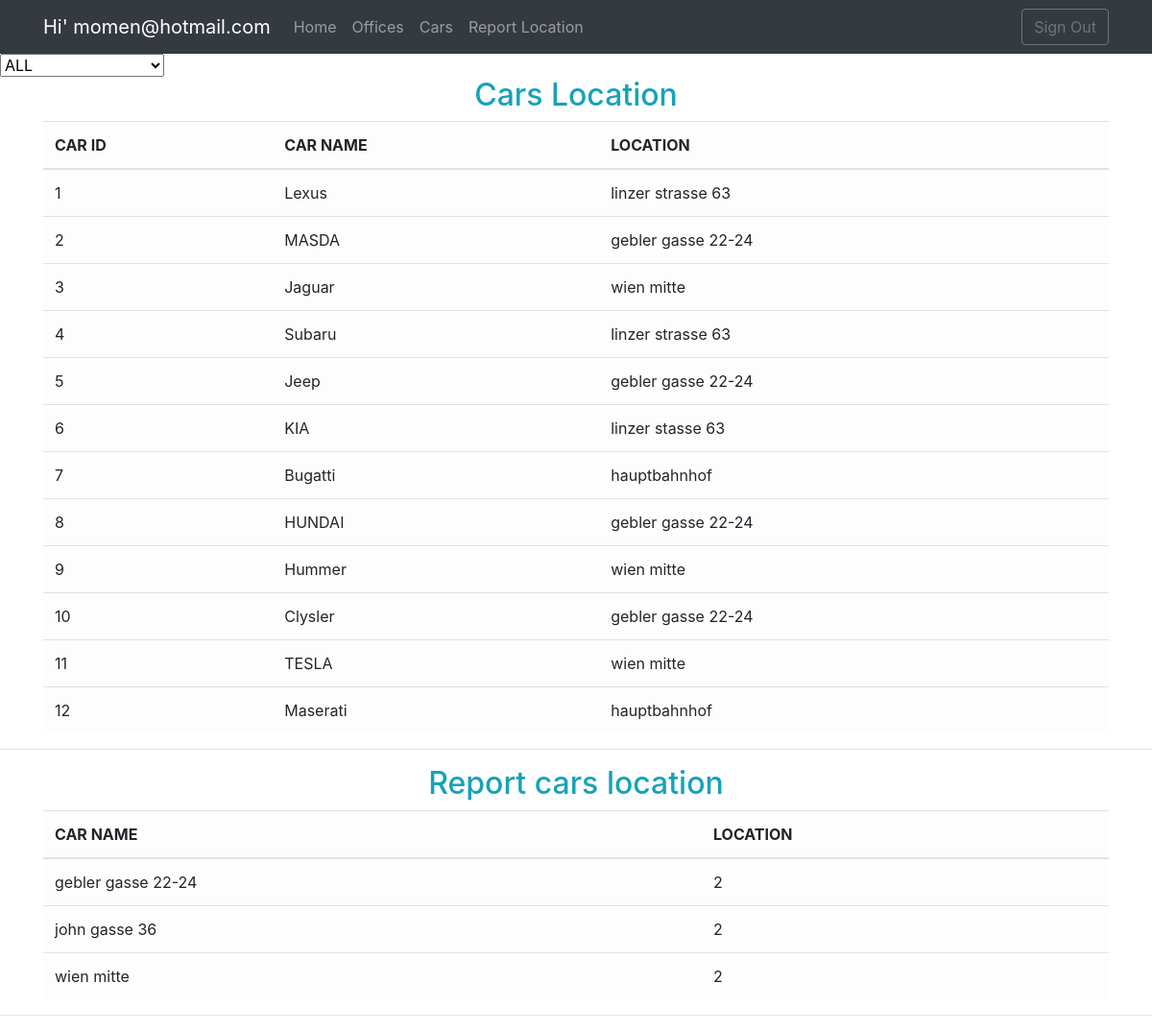
Page /cars_location.php (signed in) on the committed database.
### tables this page shows
CREATE TABLE `user` (
  `user_id` int(11) NOT NULL,
  `userName` varchar(50) DEFAULT NULL,
  `userEmail` varchar(50) DEFAULT NULL,
  `userPass` varchar(255) DEFAULT NULL
);

CREATE TABLE `cars` (
  `car_id` int(11) NOT NULL,
  `name` varchar(40) DEFAULT NULL,
  `type` varchar(40) DEFAULT NULL,
  `status` enum('available','reserved') DEFAULT NULL,
  `module` varchar(40) DEFAULT NULL,
  `color` varchar(20) DEFAULT NULL,
  `location` varchar(100) NOT NULL,
  `fk_agency_id` int(11) DEFAULT NULL
);

### cars_location.php (the view, shortened to what this page needs)
<?php
require_once 'dbconnect.php';
$res=mysqli_query($conn, "SELECT * FROM `user` WHERE user_id=".$_SESSION['user']);
$userRow=mysqli_fetch_array($res, MYSQLI_ASSOC);
    if( $_GET['select']==""){
        $filter = "";
    }
    $cars = "SELECT cars.car_id, cars.name ,cars.location FROM cars $filter";
    ?>
    <!DOCTYPE html>
    <html>
    <head>
        <link rel="stylesheet" href="https://maxcdn.bootstrapcdn.com/bootstrap/4.0.0/css/bootstrap.min.css">
        <link rel="stylesheet" href="https://use.fontawesome.com/releases/v5.0.12/css/all.css">
        <link rel="stylesheet" href="https://use.fontawesome.com/releases/v5.0.13/css/all.css">
    </head>
    <body>
        <nav class="navbar navbar-expand-lg navbar-dark bg-dark" role="navigation">
            <div class="container">
                <a class="navbar-brand" href="#">Hi' <?php echo $userRow['userEmail']; ?></a>
                   <div class="collapse navbar-collapse" id="exCollapsingNavbar">
            <ul class="nav navbar-nav">
                <li class="nav-item"><a href="home.php" class="nav-link">Home</a></li>
                <li class="nav-item"><a href="office_list.php" class="nav-link">Offices</a></li>
                <li class="nav-item"><a href="cars_list.php" class="nav-link">Cars</a></li>
                <li class="nav-item"><a href="cars_location.php" class="nav-link">Report Location</a></li>
            </ul>
                <ul class="nav navbar-nav flex-row justify-content-between ml-auto">
                    <a href="logout.php?logout">
                        <button type="button" id="dropdownMenu1" class="btn btn-outline-secondary">Sign Out</button>
                    </a>
                </ul>
            </div>
            </div>
        </nav>
<form method="get" name="filter" action='<?php echo $_SERVER['PHP_SELF']; ?>'>
    <select id="demo" name="select" onchange="this.form.submit()">
         <option value="">ALL</option>
    </select>
</form>
        <?php
			$result = mysqli_query($conn,$cars);
           if ($result->num_rows > 0) {
	 echo"	<div class ='container'>
	 <h2 class='text-info text-center'>Cars Location</h2>
		    <table class='table table-light'>
			  <thead>
			    <tr>
			      <th scope='col'>CAR ID</th>
			      <th scope='col'>CAR NAME</th>
			      <th scope='col'>LOCATION</th>
			    </tr>
			  </thead>";
		    while($row = mysqli_fetch_array($result)) {
echo"<tr><td>{$row['car_id']}</td><td>{$row['name']}</td><td>{$row['location']}</td></tr>";
		}
		echo "</table></div><hr>";
		} else {
		    echo "0 results";
		}
       $query = "SELECT customer.location, count(customer.location) as 'num' FROM customer GROUP BY customer.location";
       $result = mysqli_query($conn,$query);
       if ($result->num_rows > 0) {
     echo"  <div class ='container'>
     <h2 class='text-info text-center'>Report cars location</h2>
            <table class='table table-light'>
              <thead>
                <tr>
                  <th scope='col'>CAR NAME</th>
                  <th scope='col'>LOCATION</th>
                </tr>
              </thead>";
            while($row = mysqli_fetch_array($result)) {
echo"<tr><td>{$row['location']}</td><td>{$row['num']}</td></tr>";
        }
        echo "</table></div><hr>";
        } else {
            echo "0 results";
        }
?>
    </body>
    </html>

### rows in the picture
user: userEmail "momen@hotmail.com"
cars: car_id "1", name "Lexus", location "linzer strasse 63"
cars: car_id "2", name "MASDA", location "gebler gasse 22-24"
cars: car_id "3", name "Jaguar", location "wien mitte"
cars: car_id "4", name "Subaru", location "linzer strasse 63"
cars: car_id "5", name "Jeep", location "gebler gasse 22-24"
cars: car_id "6", name "KIA", location "linzer stasse 63"
cars: car_id "7", name "Bugatti", location "hauptbahnhof"
cars: car_id "8", name "HUNDAI", location "gebler gasse 22-24"
cars: car_id "9", name "Hummer", location "wien mitte"
cars: car_id "10", name "Clysler", location "gebler gasse 22-24"
cars: car_id "11", name "TESLA", location "wien mitte"
cars: car_id "12", name "Maserati", location "hauptbahnhof"

### other values in the picture
$row['location'] "gebler gasse 22-24"
$row['num'] "2"
$row['location'] "john gasse 36"
$row['location'] "wien mitte"
